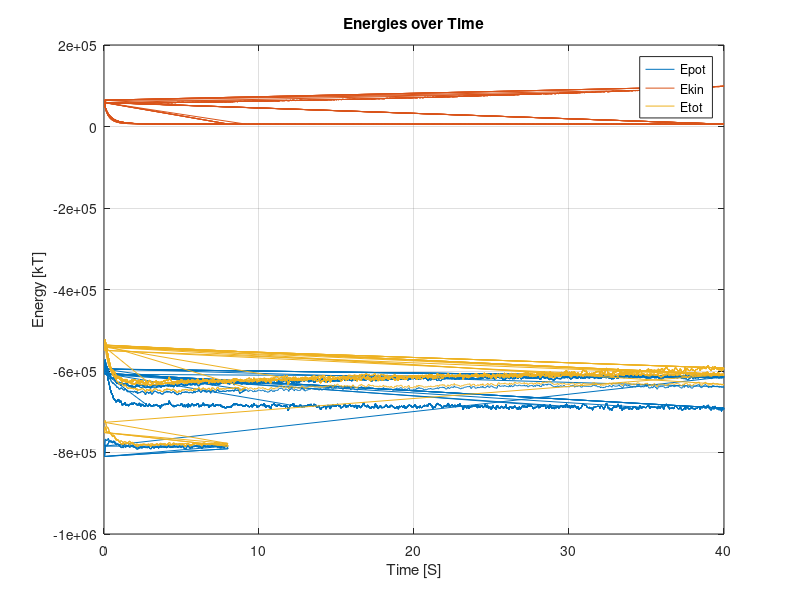

MATLAB code to generate this figure:
close all
clear

% Load data from CSV file
data = csvread('Energy.csv', 1, 0);

% Extract columns
%Step = data(:,1);
Time = data(:,1);
Epot = data(:,2);
Ekin = data(:,3);
Etot = data(:,4);

% Plot energies over time
figure;
plot(Time, Epot,  'DisplayName', 'Epot');
hold on;
plot(Time, Ekin,  'DisplayName', 'Ekin');
plot(Time, Etot,  'DisplayName', 'Etot');
xlabel('Time [S]');
ylabel('Energy [kT]');
title('Energies over Time');
legend('Location', 'Best');
grid on;
hold off;
